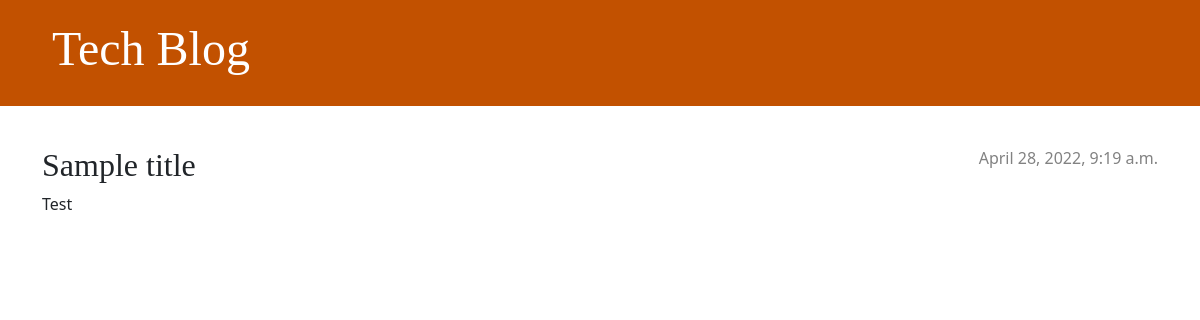
The page /post/7/ on the database as committed earlier.
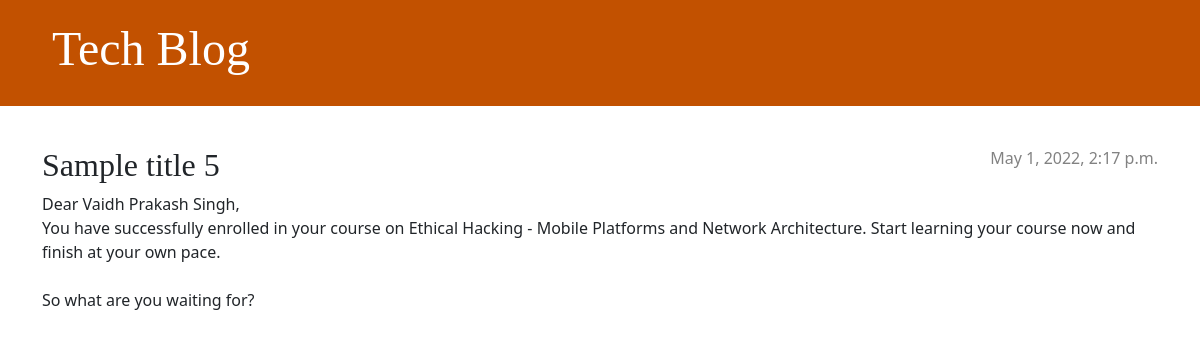
The same page on the database as committed later.
### blog/models.py (models this page shows, shortened)
class Post(models.Model):
    author = models.ForeignKey(settings.AUTH_USER_MODEL, on_delete=models.CASCADE)
    title = models.CharField(max_length=200)
    text = models.TextField()
    created_date = models.DateTimeField(default=timezone.now)
    published_date = models.DateTimeField(blank=True, null=True)

### blog/views.py (the view)
# urls.py: path('post/<int:pk>/', views.post_detail, name='post_detail'),
def post_detail(request, pk):
    post = get_object_or_404(Post, pk=pk)
    return render(request, 'blog/post_detail.html', {'post': post})

### blog/templates/blog/post_detail.html (shortened to what this page needs)
{% extends 'blog/base.html' %}
{% block content %}
    <article class="post">
        {% if post.published_date %}
            <time class="date">
                {{ post.published_date }}
            </time>
        {% endif %}
        <h2>{{ post.title }}</h2>
        <p>{{ post.text|linebreaksbr }}</p>
    </article>
{% endblock %}

Rows that differ between the two databases and show on the page:
changed Post: published_date "April 28, 2022, 9:19 a.m." → "May 1, 2022, 2:17 p.m."; title "Sample title" → "Sample title 5"; text "Test" → "Dear Vaidh Prakash Singh, You have successfully enrolled in your course on Ethical Hacking - Mobile Platforms and Network Architecture. Start learning your course now and finish at your own pace. So what are you waiting for?"
